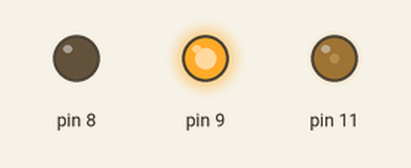
The sketch below on a simulated Arduino Uno, built with avr-gcc and run on an emulated ATmega328P. Parts: output pins drawn as LEDs (lit = HIGH).

Above: at 1.0 s.
At 3.1 s:
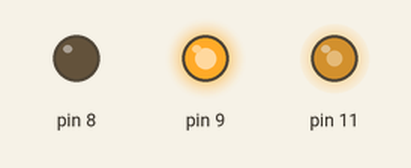
At 5.5 s:
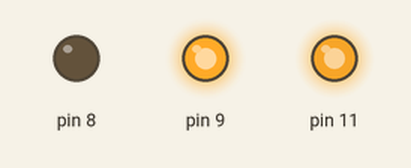
At 10.3 s:
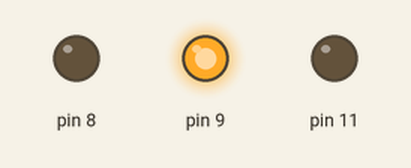
Timing chart, 0 to 11.8 s (numbered marks = the images above):
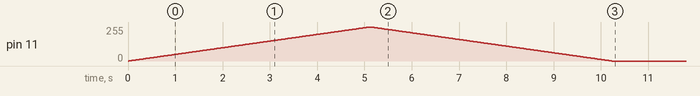

The sketch:

4.1-L298N-2.ino
```cpp
/*

*/
int x = 0;

void setup() {
  pinMode(9,OUTPUT);
  pinMode(8,OUTPUT);
  pinMode(11,OUTPUT);
  digitalWrite(9,HIGH);
  digitalWrite(10,LOW);

  for(x=0;x<=255;x++) {
    analogWrite(11, x);
    delay(20);

  }

  for(x=255; x>=0;x--) {
    analogWrite(11, x);
    delay(20);

  }
}

void loop() {


}
```
